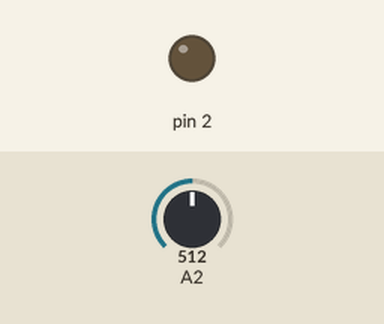
Simulated run of this sketch. Board: Arduino Uno, built with avr-gcc and run on an emulated ATmega328P. Shown: output pins drawn as LEDs (lit = HIGH). The inputs (shaded band) are chosen by the test bench; at power-on: A2 = 512. What the sketch prints to the serial monitor is not drawn.

Above: at 0.15 s.
Timing chart, 0 to 1.8 s (numbered marks = the images above):
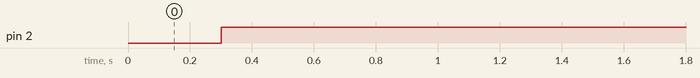

Measured:
- by itself, pin 2: LOW → HIGH at 0.30 s

The sketch:

photo_alarm.ino
```cpp
float v;
float v0;
void setup() {
  // put your setup code here, to run once:

  pinMode(2,OUTPUT);

  pinMode(A2,INPUT);
  Serial.begin(9600);


}

void loop() {
  v=analogRead(A2);
  v0= (v/1023.)*(5.);
  Serial.println(v0);
  delay(300);
  if(v0<=4.5){

     digitalWrite(2,HIGH);

    }
   if (v0>4.5){
      digitalWrite(2,LOW);

    }

}
```
